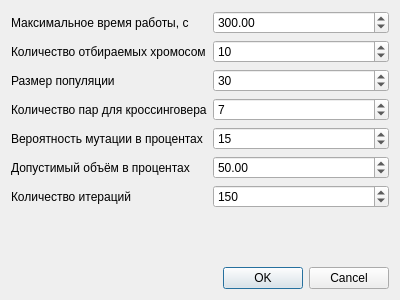
<?xml version="1.0" encoding="UTF-8"?>
<ui version="4.0">
 <class>GeneticSolverDialog</class>
 <widget class="QDialog" name="GeneticSolverDialog">
  <property name="geometry">
   <rect>
    <x>0</x>
    <y>0</y>
    <width>400</width>
    <height>300</height>
   </rect>
  </property>
  <property name="windowTitle">
   <string>Параметры генетического алгоритма</string>
  </property>
  <layout class="QVBoxLayout" name="verticalLayout">
   <item>
    <layout class="QFormLayout" name="formLayout">
     <property name="sizeConstraint">
      <enum>QLayout::SetDefaultConstraint</enum>
     </property>
     <property name="fieldGrowthPolicy">
      <enum>QFormLayout::AllNonFixedFieldsGrow</enum>
     </property>
     <property name="rowWrapPolicy">
      <enum>QFormLayout::DontWrapRows</enum>
     </property>
     <property name="leftMargin">
      <number>0</number>
     </property>
     <property name="topMargin">
      <number>0</number>
     </property>
     <property name="rightMargin">
      <number>0</number>
     </property>
     <property name="bottomMargin">
      <number>0</number>
     </property>
     <item row="0" column="0">
      <widget class="QLabel" name="label">
       <property name="text">
        <string>Максимальное время работы, с</string>
       </property>
      </widget>
     </item>
     <item row="0" column="1">
      <widget class="QDoubleSpinBox" name="timeSpinBox">
       <property name="maximum">
        <double>600.000000000000000</double>
       </property>
       <property name="value">
        <double>300.000000000000000</double>
       </property>
      </widget>
     </item>
     <item row="1" column="0">
      <widget class="QLabel" name="label_4">
       <property name="text">
        <string>Количество отбираемых хромосом</string>
       </property>
      </widget>
     </item>
     <item row="1" column="1">
      <widget class="QSpinBox" name="selectionSpinBox">
       <property name="value">
        <number>10</number>
       </property>
      </widget>
     </item>
     <item row="2" column="0">
      <widget class="QLabel" name="label_3">
       <property name="text">
        <string>Размер популяции</string>
       </property>
      </widget>
     </item>
     <item row="2" column="1">
      <widget class="QSpinBox" name="populationSpinBox">
       <property name="minimum">
        <number>1</number>
       </property>
       <property name="value">
        <number>30</number>
       </property>
      </widget>
     </item>
     <item row="3" column="0">
      <widget class="QLabel" name="label_6">
       <property name="text">
        <string>Количество пар для кроссинговера</string>
       </property>
      </widget>
     </item>
     <item row="3" column="1">
      <widget class="QSpinBox" name="crossingoverCount">
       <property name="singleStep">
        <number>1</number>
       </property>
       <property name="value">
        <number>7</number>
       </property>
      </widget>
     </item>
     <item row="4" column="0">
      <widget class="QLabel" name="label_5">
       <property name="text">
        <string>Вероятность мутации в процентах</string>
       </property>
      </widget>
     </item>
     <item row="4" column="1">
      <widget class="QSpinBox" name="mutationProbability">
       <property name="maximum">
        <number>100</number>
       </property>
       <property name="value">
        <number>15</number>
       </property>
      </widget>
     </item>
     <item row="5" column="0">
      <widget class="QLabel" name="label_7">
       <property name="text">
        <string>Допустимый объём в процентах</string>
       </property>
      </widget>
     </item>
     <item row="5" column="1">
      <widget class="QDoubleSpinBox" name="requiredVolume">
       <property name="maximum">
        <double>100.000000000000000</double>
       </property>
       <property name="value">
        <double>50.000000000000000</double>
       </property>
      </widget>
     </item>
     <item row="6" column="0">
      <widget class="QLabel" name="label_2">
       <property name="text">
        <string>Количество итераций</string>
       </property>
      </widget>
     </item>
     <item row="6" column="1">
      <widget class="QSpinBox" name="iterationSpinBox">
       <property name="minimum">
        <number>1</number>
       </property>
       <property name="maximum">
        <number>10000</number>
       </property>
       <property name="value">
        <number>150</number>
       </property>
      </widget>
     </item>
    </layout>
   </item>
   <item>
    <widget class="QDialogButtonBox" name="buttonBox">
     <property name="standardButtons">
      <set>QDialogButtonBox::Cancel|QDialogButtonBox::Ok</set>
     </property>
    </widget>
   </item>
  </layout>
 </widget>
 <resources/>
 <connections/>
</ui>
